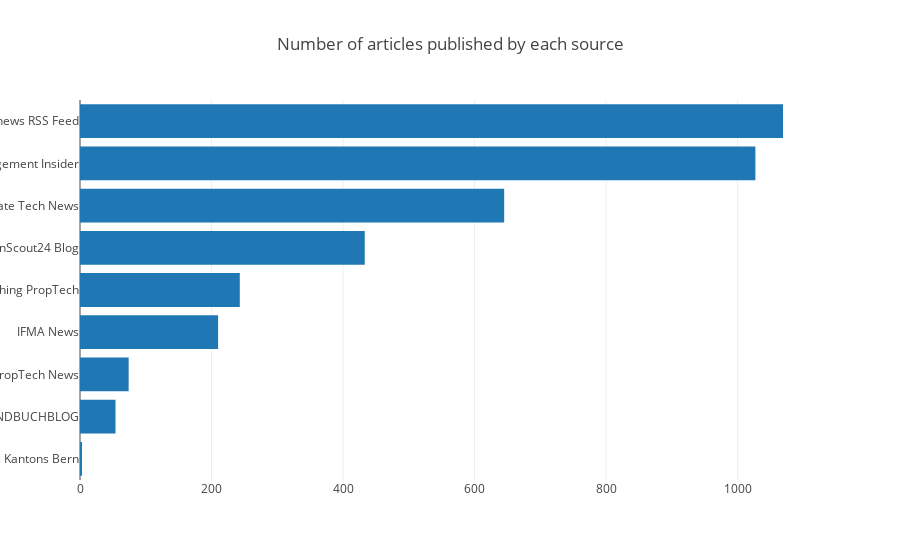

The notebook cell this image was saved under:
### Markdown cell above
## Sources

### Code cell
plotData = dDocs.groupby("feedTitle")
plotData = plotData.count().reset_index().sort_values(["published_period"])


p = [go.Bar(x=plotData["published"], y=plotData["feedTitle"], orientation="h")]
l = go.Layout(title = "Number of articles published by each source")
plotly.offline.iplot({"data": p, "layout":l})

### Figure 1 — Plotly figure (JSON) as saved in the notebook; plotly's stock layout.template omitted (floating-point values rounded to 4 significant figures)
{"data": [{"orientation": "h", "type": "bar", "uid": "2373a857-4d52-4bf7-af15-e025b3b06215", "x": [3, 54, 74, 210, 243, 433, 645, 1027, 1069], "y": ["Meldungen aus dem Handelsregisteramt des Kantons Bern", "GRUNDBUCHBLOG", "PropTech News", "IFMA News", "Everything PropTech", "ImmobilienScout24 Blog", "RETN - Real Estate Tech News", "Property Management Insider", "Immonews RSS Feed"]}], "layout": {"autosize": true, "title": {"text": "Number of articles published by each source"}, "xaxis": {"autorange": true, "range": [0, 1125.0], "type": "linear"}, "yaxis": {"autorange": true, "range": [-0.5, 8.5], "type": "category"}}}
